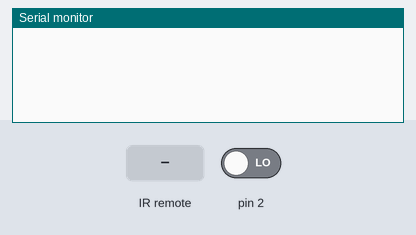
The sketch below on a simulated Arduino Uno, built with avr-gcc and run on an emulated ATmega328P. Parts: the last lines printed to the serial monitor. Inputs (shaded band) come from the test bench; at power-on: pin 2 LOW.

Above: at 1.2 s.
1.3 s: pin 2 driven HIGH
At 2.0 s:
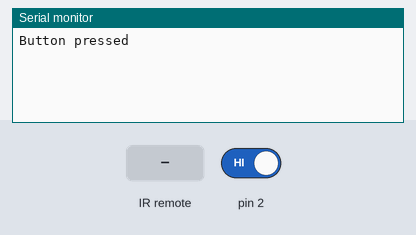
2.8 s: infrared code 0xFFFFFFFF received
At 3.2 s:
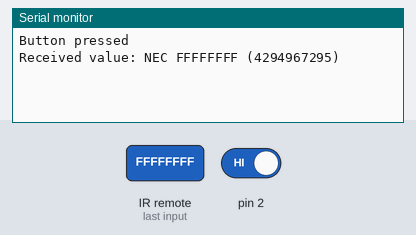

Measured:
- after the input at 1.3 s, the serial monitor: prints a new line at once (image 1)
- after the input at 2.8 s, the serial monitor: prints a new line at once (image 2)

The sketch:

app.ino
```cpp
// Read signal multiple times and store

#include <IRremote.h>

const int button_pin = 2U;
const int input_pin = 7U;
const int ir_emitter_pin = 10U;

IRsend irsend;
IRrecv irrecv(input_pin);
decode_results signals;

unsigned long last_signal1;
unsigned long last_signal2;
unsigned long stored_signal;
bool print_null_values = true;
bool button_state = false;

void setup()
{
  Serial.begin(9600);
  irrecv.enableIRIn(); // enable input from IR receiver
  irrecv.blink13(true);
  pinMode(button_pin, INPUT);
}

void process_valid_signal(unsigned long signal_val)
{
  // Compare values
  if (signal_val == last_signal1 && signal_val == last_signal2)
  {
    stored_signal = signal_val;
    Serial.print("Stored value: ");
    Serial.println(stored_signal, HEX);
    last_signal2 = 0;
    last_signal1 = 0;
  }
  else
  {
    // Push to history
    last_signal2 = last_signal1;
    last_signal1 = signal_val;
  }
}

void button_press()
{
  Serial.println("Button pressed");
  if (stored_signal > 0)
  {
    irsend.sendNEC(stored_signal, 32); // second param is how many bits to send
    // irsend.sendRaw(rawbuf, rawlen, frequency=38); TODO: Maybe transition to this
    Serial.println("Sent code");
    irrecv.enableIRIn(); // reenable input from IR receiver (see https://www.reddit.com/r/arduino/comments/2sgmhn/irremote_cant_receive_ir_after_sending/cnpblk9/)
  }
}

char *ir_vendor_name(char *buf, int vendor_enum)
{
  // Stupid archaic string manipulation in C: https://hackingmajenkoblog.wordpress.com/2016/02/04/the-evils-of-arduino-strings/
  if (vendor_enum == UNKNOWN) { strcpy(buf, "UNKNOWN"); }
  else if (vendor_enum == UNUSED) { strcpy(buf, "UNUSED"); }
  else if (vendor_enum == RC5) { strcpy(buf, "RC5"); }
  else if (vendor_enum == RC6) { strcpy(buf, "RC6"); }
  else if (vendor_enum == NEC) { strcpy(buf, "NEC"); }
  else if (vendor_enum == SONY) { strcpy(buf, "SONY"); }
  else if (vendor_enum == PANASONIC) { strcpy(buf, "PANASONIC"); }
  else if (vendor_enum == JVC) { strcpy(buf, "JVC"); }
  else if (vendor_enum == SAMSUNG) { strcpy(buf, "SAMSUNG"); }
  else if (vendor_enum == WHYNTER) { strcpy(buf, "WHYNTER"); }
  else if (vendor_enum == AIWA_RC_T501) { strcpy(buf, "AIWA_RC_T501"); }
  else if (vendor_enum == LG) { strcpy(buf, "LG"); }
  else if (vendor_enum == SANYO) { strcpy(buf, "SANYO"); }
  else if (vendor_enum == MITSUBISHI) { strcpy(buf, "MITSUBISHI"); }
  else if (vendor_enum == DISH) { strcpy(buf, "DISH"); }
  else if (vendor_enum == SHARP) { strcpy(buf, "SHARP"); }
  else if (vendor_enum == DENON) { strcpy(buf, "DENON"); }
  else if (vendor_enum == PRONTO) { strcpy(buf, "PRONTO"); }
  else if (vendor_enum == LEGO_PF) { strcpy(buf, "LEGO_PF"); }
  return buf;
}

void loop()
{
  int button_state_int = digitalRead(button_pin);
  int temp_button_state = (button_state_int == HIGH);

  if (button_state != temp_button_state)
  {
    // Button state changed
    button_state = temp_button_state;
    if (button_state)
    {
      button_press();
    }
  }

  if (irrecv.decode(&signals))
  {

    unsigned long signal_val = signals.value;
    bool is_null = (signal_val == 4294967295);

    if (!is_null || print_null_values)
    {
      // Refer to: https://hackingmajenkoblog.wordpress.com/2016/02/04/the-evils-of-arduino-strings/
      Serial.print("Received value: ");
      char vendor_name_buf[32] = "test";
      Serial.print(ir_vendor_name(vendor_name_buf, signals.decode_type));
      Serial.print(" ");
      Serial.print(signal_val, HEX);
      Serial.print(" (");
      Serial.print(signal_val);
      Serial.println(")");
    }

    if (!is_null)
    {
      process_valid_signal(signal_val);
    }

    irrecv.resume(); // get the next signal
  }
}
```
